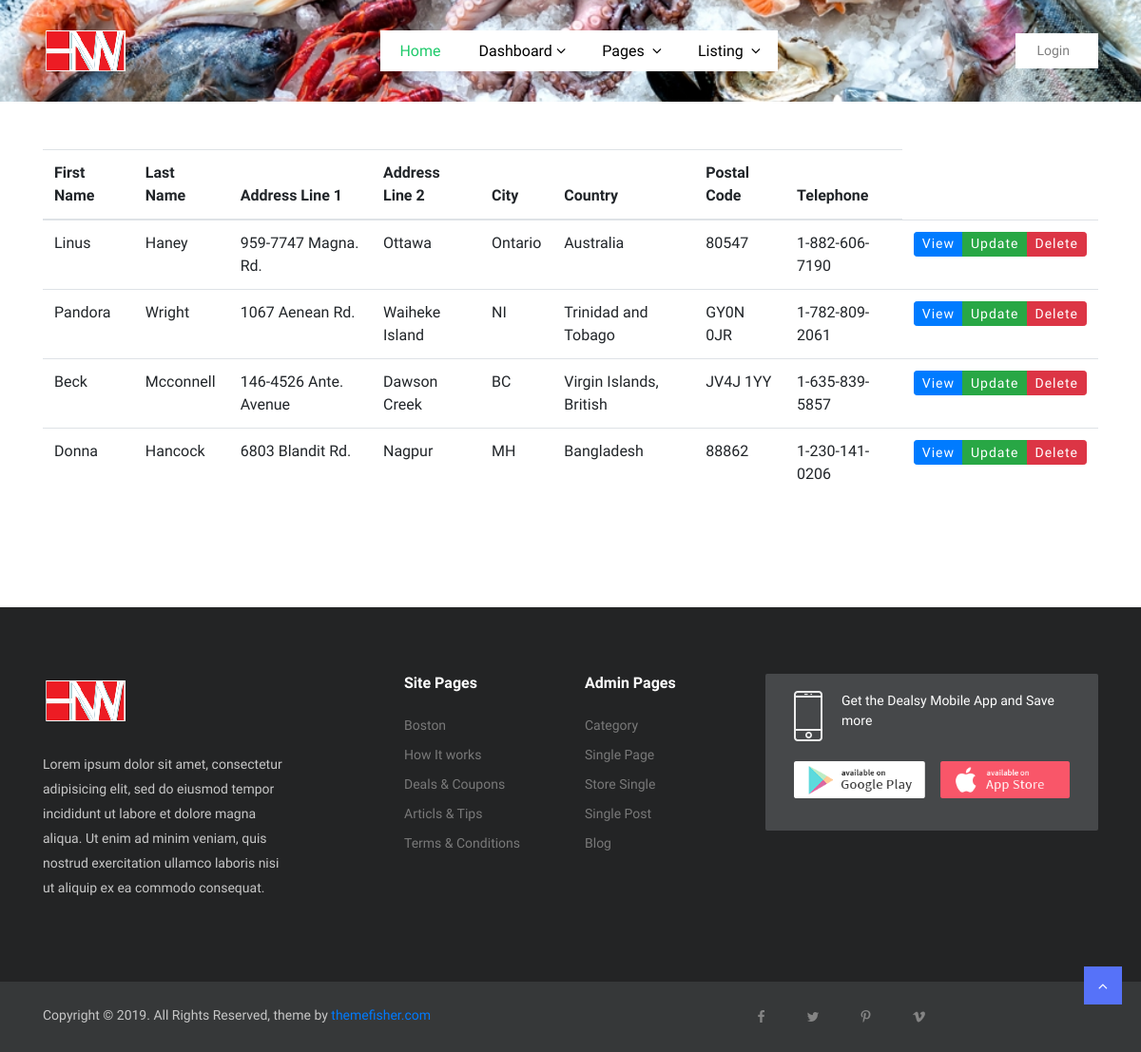
The page / on the database its author committed.
### tables this page shows
CREATE TABLE `customer` (
  `id` int(11) NOT NULL,
  `first_name` varchar(100) NOT NULL,
  `last_name` varchar(100) NOT NULL,
  `address_line1` varchar(100) NOT NULL,
  `address_line2` varchar(100) DEFAULT NULL,
  `city` varchar(100) NOT NULL,
  `country` varchar(100) NOT NULL,
  `postal_code` varchar(10) DEFAULT NULL,
  `telephone` varchar(15) NOT NULL
);

### application/controllers/Welcome.php (called while the page is built, shortened)
<?php
class Welcome extends CI_Controller {
	public function index()
	{
		$this->load->model('User_model');
		$customer_details = $this->User_model->get_users();
		$this->load->view('view_user',['customers'=>$customer_details]);
	}
}
?>

### index.php (called while the page is built, shortened)
<?php
require_once BASEPATH.'core/CodeIgniter.php';

### application/models/User_model.php (called while the page is built, shortened)
<?php
class User_model extends CI_Model{
    public function get_users() {
        $query = $this->db->get('customer');
        if($query->num_rows()>0){
            return $query->result();
        }
    }
}
?>

### application/views/view_user.php (the view, shortened to what this page needs)
<?php include_once('header.php');?>
<section class="user-profile section">
	<div class="container">
		<div class="row">
			<div class="col-md-12">
            <table class="table table-hover">
                <thead>
                    <tr>
                    <th scope="col">First Name</th>
                    <th scope="col">Last Name</th>
                    <th scope="col">Address Line 1</th>
                    <th scope="col">Address Line 2</th>
                    <th scope="col">City</th>
                    <th scope="col">Country</th>
                    <th scope="col">Postal Code</th>
                    <th scope="col">Telephone</th>
                    </tr>
                </thead>
                <tbody>
                <?php if(count($customers)>0):?>
                    <?php foreach($customers as $customer): ?>
                    <tr>
                    <td><?php echo $customer->first_name; ?></td>
                    <td><?php echo $customer->last_name; ?></td>
                    <td><?php echo $customer->address_line1; ?></td>
                    <td><?php echo $customer->address_line2; ?></td>
                    <td><?php echo $customer->city; ?></td>
                    <td><?php echo $customer->country; ?></td>
                    <td><?php echo $customer->postal_code; ?></td>
                    <td><?php echo $customer->telephone; ?></td>
                    <td>
                        <div class="btn-group btn-group-sm">
                        <?php echo anchor("Welcome/view_a_user/{$customer->id}",'View', ['class'=>'btn btn-primary']); ?>
                        <?php echo anchor("Welcome/edit_user/{$customer->id}",'Update', ['class'=>'btn btn-success']); ?>
                        <?php echo anchor("Welcome/delete_user/{$customer->id}",'Delete', ['class'=>'btn btn-danger']); ?></td>
                        </div>
                    </tr>
                <?php endforeach; ?>
                <?php else:?>
                    <tr>
                        <td>No Records found</td>
                    </tr>
                <?php endif;?>
</section>
<?php include_once('footer.php');?>

### application/views/header.php (shortened to what this page needs)
<!DOCTYPE html>
<html lang="en">
<head>
  <link rel="stylesheet" type="text/css" href="<?php echo base_url('plugins/bootstrap/css/bootstrap.min.css');?>">
  <link rel="stylesheet" type="text/css" href="<?php echo base_url('plugins/bootstrap/css/bootstrap-slider.css');?>">
  <link rel="stylesheet" type="text/css" href="<?php echo base_url('plugins/font-awesome/css/font-awesome.min.css');?>">
  <link href="<?php echo base_url('plugins/slick-carousel/slick/slick.css');?>" rel="stylesheet" type="text/css">
  <link href="<?php echo base_url('plugins/slick-carousel/slick/slick-theme.css');?>" rel="stylesheet" type="text/css">
  <link href="<?php echo base_url('plugins/fancybox/jquery.fancybox.pack.css');?>" rel="stylesheet" type="text/css">
  <link href="<?php echo base_url('plugins/jquery-nice-select/css/nice-select.css');?>" rel="stylesheet" type="text/css">
  <link href="<?php echo base_url('css/style.css');?>" rel="stylesheet">
</head>
<body class="body-wrapper">
<section class="bg-5">
	<div class="container">
		<div class="row">
			<div class="col-md-12">
				<nav class="navbar navbar-expand-lg navbar-light navigation">
					<a class="navbar-brand" href="index.html">
						<img src="<?php echo base_url('images/logo.png');?>" alt="">
					</a>
					<div class="collapse navbar-collapse" id="navbarSupportedContent">
						<ul class="navbar-nav ml-auto main-nav ">
							<li class="nav-item active">
								<a class="nav-link" href="index.html">Home</a>
							</li>
							<li class="nav-item dropdown dropdown-slide">
								<a class="nav-link dropdown-toggle" data-toggle="dropdown" href="">Dashboard<span><i class="fa fa-angle-down"></i></span>
								</a>
							</li>
							<li class="nav-item dropdown dropdown-slide">
								<a class="nav-link dropdown-toggle" href="#" data-toggle="dropdown" aria-haspopup="true" aria-expanded="false">
									Pages <span><i class="fa fa-angle-down"></i></span>
								</a>
							</li>
							<li class="nav-item dropdown dropdown-slide">
								<a class="nav-link dropdown-toggle" href="" data-toggle="dropdown" aria-haspopup="true" aria-expanded="false">
									Listing <span><i class="fa fa-angle-down"></i></span>
								</a>
							</li>
						</ul>
						<ul class="navbar-nav ml-auto mt-10">
							<li class="nav-item">
								<a class="nav-link login-button" href="login.html">Login</a>
							</li>
						</ul>
					</div>
				</nav>
			</div>
		</div>
	</div>
</section>

### application/views/footer.php (shortened to what this page needs)
<footer class="footer section section-sm">
  <div class="container">
    <div class="row">
      <div class="col-lg-3 col-md-7 offset-md-1 offset-lg-0">
        <div class="block about">
          <img src="<?php echo base_url('images/logo-footer.png');?>" alt="">
          <p class="alt-color">Lorem ipsum dolor sit amet, consectetur adipisicing elit, sed do eiusmod tempor
            incididunt ut labore et dolore magna aliqua. Ut enim ad minim veniam, quis nostrud exercitation ullamco
            laboris nisi ut aliquip ex ea commodo consequat.</p>
        </div>
      </div>
      <div class="col-lg-2 offset-lg-1 col-md-3">
        <div class="block">
          <h4>Site Pages</h4>
          <ul>
            <li><a href="#">Boston</a></li>
            <li><a href="#">How It works</a></li>
            <li><a href="#">Deals & Coupons</a></li>
            <li><a href="#">Articls & Tips</a></li>
            <li><a href="terms-condition.html">Terms & Conditions</a></li>
          </ul>
        </div>
      </div>
      <div class="col-lg-2 col-md-3 offset-md-1 offset-lg-0">
        <div class="block">
          <h4>Admin Pages</h4>
          <ul>
            <li><a href="category.html">Category</a></li>
            <li><a href="single.html">Single Page</a></li>
            <li><a href="store.html">Store Single</a></li>
            <li><a href="single-blog.html">Single Post</a>
            </li>
            <li><a href="blog.html">Blog</a></li>
          </ul>
        </div>
      </div>
      <div class="col-lg-4 col-md-7">
        <div class="block-2 app-promotion">
          <div class="mobile d-flex">
            <a href="">
              <img src="<?php echo base_url('images/footer/phone-icon.png');?>" alt="mobile-icon">
            </a>
            <p>Get the Dealsy Mobile App and Save more</p>
          </div>
          <div class="download-btn d-flex my-3">
            <a href="#"><img src="<?php echo base_url('images/apps/google-play-store.png');?>" class="img-fluid" alt=""></a>
            <a href="#" class=" ml-3"><img src="<?php echo base_url('images/apps/apple-app-store.png');?>" class="img-fluid" alt=""></a>
          </div>
        </div>
      </div>
    </div>
  </div>
</footer>
<footer class="footer-bottom">
  <div class="container">
    <div class="row">
      <div class="col-sm-6 col-12">
        <div class="copyright">
          <p>Copyright © . All Rights Reserved, theme by <a class="text-primary" href="https://themefisher.com" target="_blank">themefisher.com</a></p>
        </div>
      </div>
      <div class="col-sm-6 col-12">
        <ul class="social-media-icons text-right">
          <li><a class="fa fa-facebook" href="https://www.facebook.com/themefisher" target="_blank"></a></li>
          <li><a class="fa fa-twitter" href="https://www.twitter.com/themefisher" target="_blank"></a></li>
          <li><a class="fa fa-pinterest-p" href="https://www.pinterest.com/themefisher" target="_blank"></a></li>
          <li><a class="fa fa-vimeo" href=""></a></li>
        </ul>
      </div>
    </div>
  </div>
  <div class="top-to">
    <a id="top" class="" href="#"><i class="fa fa-angle-up"></i></a>
  </div>
</footer>
</body>
</html>

### css/style.css (style rules this page uses)
body { line-height: 1.5; font-family: "Muli", sans-serif; }
p, li, input, select, button { font-family: "Muli", sans-serif; color: #666; font-size: 14px; font-weight: 400; }
h1, h2, h3, h4, h5, h6 { font-family: "Muli", sans-serif; font-weight: 600; color: #333; }
p { color: #666; }
h4 { font-size: 18px; }
p { color: #888; }
ol, ul { margin: 0; padding: 0; list-style: none; }
a { transition: all .3s ease-in 0s; color: #000; }
.section { padding: 100px 0; }
.section-sm { padding: 70px 0; }
.user-profile, .dashboard { padding-top: 50px; }
.btn { font-size: 15px; letter-spacing: 1px; display: inline-block; padding: 8px 16px; border-radius: 4px; }
.alt-color { color: #c7c7c7; }
.bg-5 { background: url(../images/header.jpg); background-position: center; background-repeat: no-repeat; background-size: cover; }
.navigation { padding: 20px 0; }
.navigation .navbar-nav { text-align: center; background: #ffffff; }
.login-button { border: 2px solid #ffffff; margin-right: 8px; padding: 6px 20px !important; }
.main-nav .nav-item .nav-link { font-size: 16px; line-height: 43px; padding: 0 20px; color: rgb(0, 0, 0); }
.main-nav .nav-item .nav-link span { margin-left: 4px; }
.main-nav .nav-item .nav-link.dropdown-toggle { padding-right: 10px; }
.main-nav .nav-item .dropdown-toggle::after { border: none; }
.main-nav .nav-item.active .nav-link { color: #1FCA6B; }
.nav-item.dropdown { position: relative; }
@media (min-width: 992px) { .dropdown-slide { position: static; } }
.footer { background: #232425; }
.footer .block h4 { color: #fff; font-size: 16px; margin-bottom: 25px; }
.footer .block.about img { margin-bottom: 25px; }
.footer .block.about p { line-height: 26px; }
.footer .block ul li { margin-bottom: 10px; }
.footer .block ul li a { display: block; font-size: 14px; color: #797979; }
.footer .block-2 { padding: 18px 30px; background: #46484A; border-radius: 2px; }
.footer .block-2.app-promotion { margin-bottom: 20px; }
.footer .block-2.app-promotion p { margin-left: 20px; color: #fff; }
.footer-bottom { position: relative; background: #363839; padding: 25px 0; }
.footer-bottom .copyright p { color: #c7c7c7; margin-bottom: 0; }
.social-media-icons { text-align: center !important; }
.social-media-icons li { display: inline-block; }
.social-media-icons li a { color: #848484; padding: 0 20px; }
.top-to { position: absolute; right: 20px; bottom: 50px; display: flex; justify-content: center; }
.top-to a { width: 40px; height: 40px; background: #5672f9; color: #fff; display: flex; justify-content: center; }
.top-to a i { line-height: 40px; }

### rows shown on the page
customer: first_name "Linus", last_name "Haney", address_line1 "959-7747 Magna. Rd.", address_line2 "Ottawa", city "Ontario", country "Australia", postal_code "80547", telephone "1-882-606-7190", id "View", id "Update", id "Delete"
customer: first_name "Pandora", last_name "Wright", address_line1 "1067 Aenean Rd.", address_line2 "Waiheke Island", city "NI", country "Trinidad and Tobago", postal_code "GY0N 0JR", telephone "1-782-809-2061", id "View", id "Update", id "Delete"
customer: first_name "Beck", last_name "Mcconnell", address_line1 "146-4526 Ante. Avenue", address_line2 "Dawson Creek", city "BC", country "Virgin Islands, British", postal_code "JV4J 1YY", telephone "1-635-839-5857", id "View", id "Update", id "Delete"
customer: first_name "Donna", last_name "Hancock", address_line1 "6803 Blandit Rd.", address_line2 "Nagpur", city "MH", country "Bangladesh", postal_code "88862", telephone "1-230-141-0206", id "View", id "Update", id "Delete"
